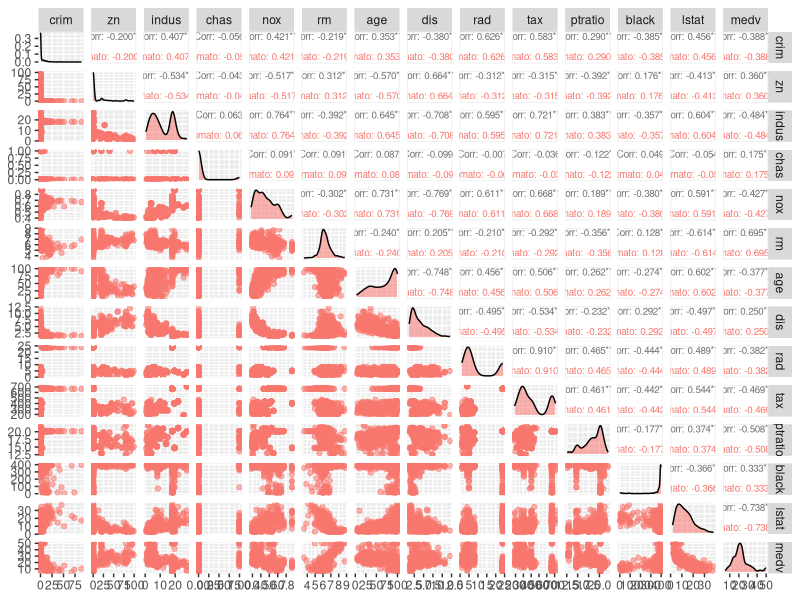
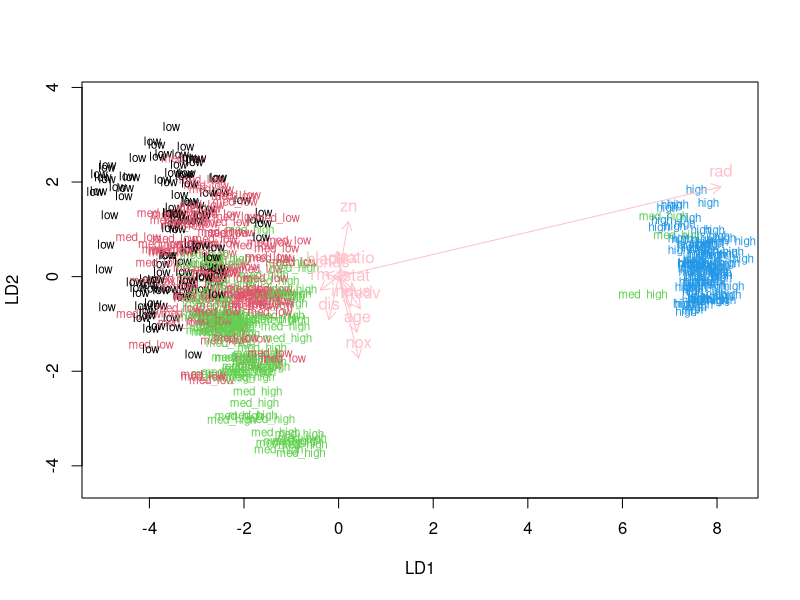
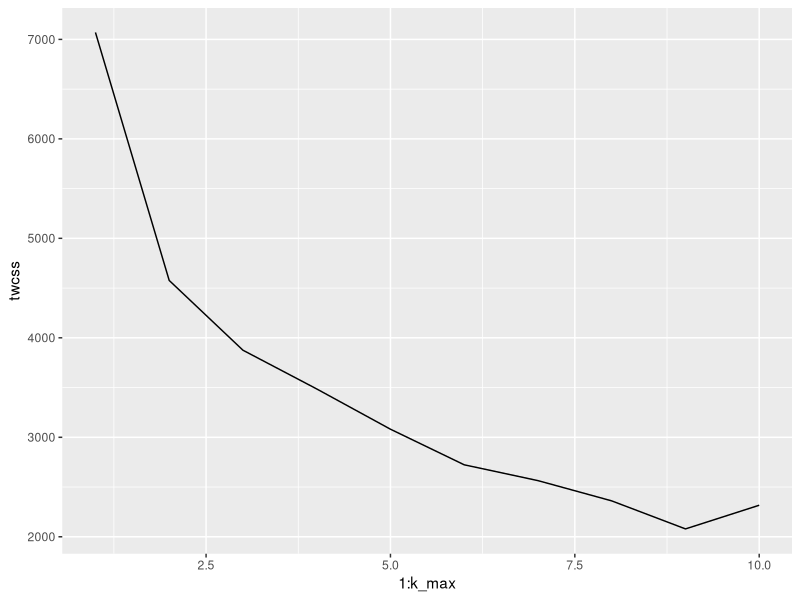
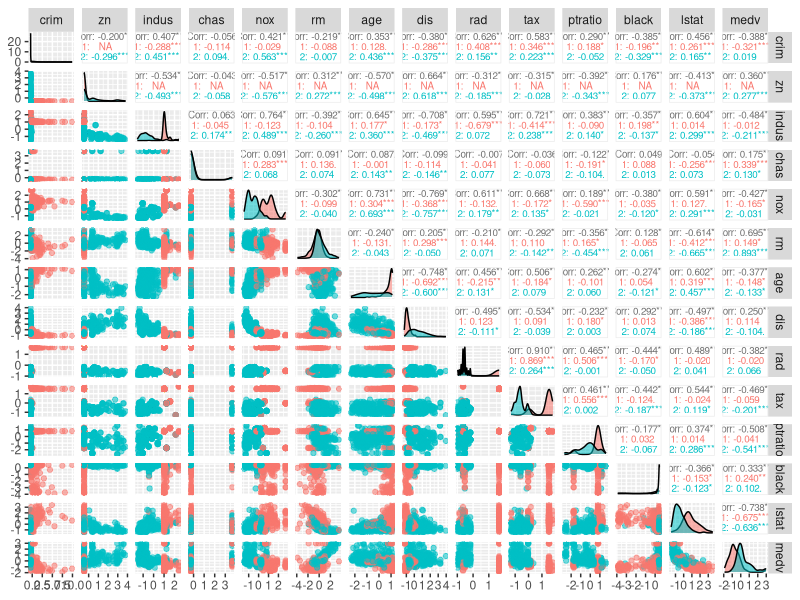

Generate these figures, in order, with R:
## ---- chunk 1
## Loading packages
library(dplyr)
library(tidyr)
library(ggplot2)
library(GGally)
library(MASS)
## ---- chunk 2
## Reading data to alc 
data('Boston')
dim(Boston)
str(Boston)
## ---- chunk 3
summary(Boston)
## ---- chunk 4
ggpairs(Boston, mapping = aes(col='tomato',alpha=0.05), 
        lower = list(combo =wrap("facethist", bins = 30)),
        upper = list(continuous = wrap("cor", size = 2.5)))
## ---- chunk 5
## standarlize Boston
boston_scaled <- scale (Boston)
## the above data is matrix, transform it to data.frame
boston_scaled <- as.data.frame(boston_scaled)
summary (boston_scaled)
## ---- chunk 6
## create a quantile vector of crim from the scaled data
bins <- quantile(boston_scaled$crim)

## create a categorical variable 'crime'
crime <- cut(boston_scaled$crim, breaks = bins, label = c("low", "med_low", "med_high", "high"), include.lowest = TRUE)

## drop old crim from the dataset
boston_scaled <- dplyr::select(boston_scaled, -crim)

## add the new categorical value to scaled data
boston_scaled <- data.frame(boston_scaled, crime)

## how many rows in the scaled data
n <- nrow(boston_scaled)

## set seed to repeat the random sampling
set.seed(1111)

## randomly sample n indices between (0,n]
ind <- sample(n,  size = n)

## use the top 80% of ramndomly sampled indices as training data
train <- boston_scaled[head(ind,n=0.8*n),]
dim (train)
## use the tail 20% of ramndomly sampled indices as test data
test <- boston_scaled[tail(ind,n=0.2*n),]
dim (test)
## ---- chunk 7
# linear discriminant analysis
lda.fit <- lda(crime ~ ., data = train)
(lda.fit)
# the function for lda biplot arrows
lda.arrows <- function(x, myscale = 1, arrow_heads = 0.1, color = "pink", tex = 1, choices = c(1,2)){
  heads <- coef(x)
  arrows(x0 = 0, y0 = 0, 
         x1 = myscale * heads[,choices[1]], 
         y1 = myscale * heads[,choices[2]], col=color, length = arrow_heads)
  text(myscale * heads[,choices], labels = row.names(heads), 
       cex = tex, col=color, pos=3)
}

# target classes as numeric
classes <- as.numeric(train$crime)

# plot the lda results
plot.new()
plot(lda.fit, dimen = 2,col=classes, pch=classes)
lda.arrows(lda.fit, myscale = 2)
## ---- chunk 8
## save the correct classes from test data
correct_classes <- test$crime

## remove the crime variable from test data
test <- dplyr::select(test, -crime)

## predict classes with test data
lda.pred <- predict(lda.fit, newdata = test)

# cross tabulate the results
table(correct = correct_classes, predicted = lda.pred$class)

## ---- chunk 9
## reload the data
data("Boston")
## rescale the data
boston_scaledNew <- scale(Boston)
boston_scaledNew <- as.data.frame(boston_scaledNew)
## calculate the distance matrix with default 'Euclidean distance' method.
boston_scaledNew_dist <- dist(boston_scaledNew)
summary(boston_scaledNew_dist)
## ---- chunk 10
## set seed to repeat the randomness in K-means
set.seed(1234)

# set the a max number of cluster number for the observations
k_max <- 10

# calculate the total within cluster sum of squares (WCSS)
twcss <- sapply(1:k_max, function(k){kmeans(boston_scaledNew, k)$tot.withinss})

# visualize the results
qplot(x = 1:k_max, y = twcss, geom = 'line')
## ---- chunk 11
# k-means clustering
km <-kmeans(boston_scaledNew, centers = 2)
summary(boston_scaledNew$crim)
# plot the Boston dataset with clusters
ggpairs(boston_scaledNew, mapping = aes(col=as.factor(unname(km$cluster)),alpha=0.05), 
        lower = list(combo =wrap("facethist", bins = 30)),
        upper = list(continuous = wrap("cor", size = 2.5)))
